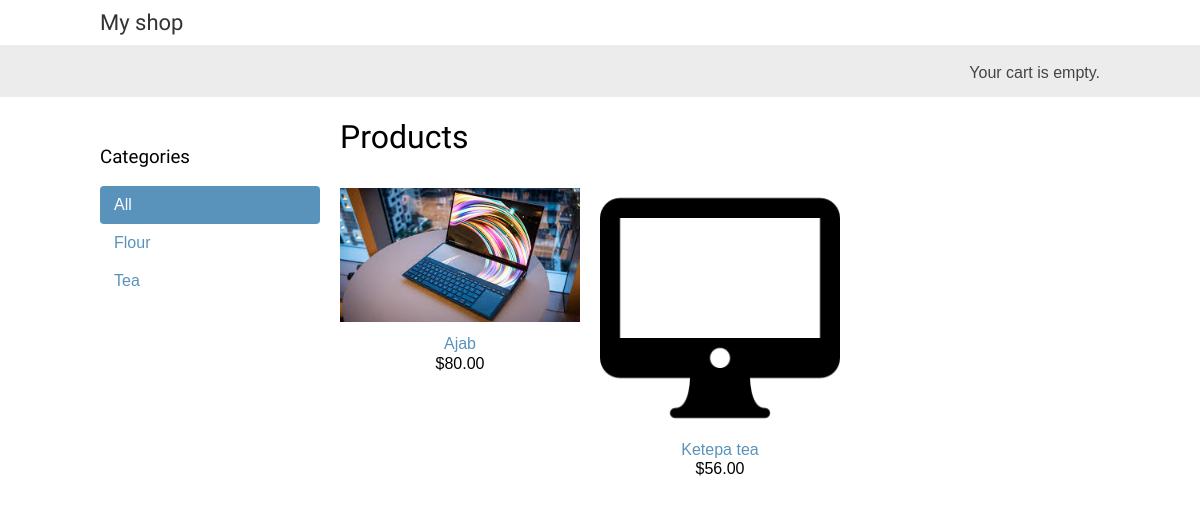
The page / on the database its author committed.
### shop/models.py (models this page shows, shortened)
class Category(models.Model):
    name = models.CharField(max_length=200)
    slug = models.SlugField(max_length=200, unique=True)
    class Meta:
        ordering = ['name']
        indexes = [
            models.Index(fields=['name']),
        ]
        verbose_name = 'category'
        verbose_name_plural = 'categories'
    def get_absolute_url(self):
        return reverse('shop:product_list_by_category', args=[self.slug])

class Product(models.Model):
    category = models.ForeignKey(Category, related_name='products', on_delete=models.CASCADE)
    name = models.CharField(max_length=200)
    slug = models.SlugField(max_length=200)
    image = models.ImageField(upload_to='products/%Y/%m/%d', blank=True)
    description = models.TextField(blank=True)
    price = models.DecimalField(max_digits=10, decimal_places=2)
    available = models.BooleanField(default=True)
    created = models.DateTimeField(auto_now_add=True)
    updated = models.DateTimeField(auto_now=True)
    class Meta:
        ordering = ['name']
    indexes = [
        models.Index(fields=['id', 'slug']),
        models.Index(fields=['name']),
        models.Index(fields=['-created']),
    ]
    def get_absolute_url(self):
        return reverse('shop:product_detail', args=[self.id, self.slug])

### shop/views.py (the view)
# urls.py: path('', views.product_list, name='product_list'),
def product_list(request, category_slug=None):
    category = None
    categories = Category.objects.all()
    products = Product.objects.filter(available=True)
    if category_slug:
        category = get_object_or_404(Category, slug=category_slug)
        products = products.filter(category=category)
    context = {'category': category,
               'categories': categories,
               'products': products
               }
    return render(request, 'shop/product/list.html', context)

### cart/cart.py (called while the page is built)
    def __len__(self):
        return sum(item['quantity'] for item in self.cart.values())

### cart/context_processors.py (called while the page is built)
def cart(request):
    return {'cart': Cart(request)}

### templates/shop/product/list.html (shortened to what this page needs)
{% extends "shop/base.html" %}
{% load static %}
{% block content %}
    <div id="sidebar">
        <h3>Categories</h3>
        <ul>
            <li {% if not category %}class="selected"{% endif %}>
                <a href="{% url "shop:product_list" %}">All</a>
            </li>
            {% for c in categories %}
                <li >
                    <a href="{{ c.get_absolute_url }}">{{ c.name }}</a>
                </li>
            {% endfor %}
        </ul>
    </div>
    <div id="main" class="product-list">
        <h1>{% if category %}{{ category.name }}{% else %}Products
        {% endif %}</h1>
        {% for product in products %}
            <div class="item">
                <a href="{{ product.get_absolute_url }}">
                    <img src="
                            {% if product.image %}{{ product.image.url }}{% else %}{% static "img/no_image.png" %}{% endif %}">
                </a>
                <a href="{{ product.get_absolute_url }}">{{ product.name }}</a>
                <br>
                ${{ product.price }}
            </div>
        {% endfor %}
    </div>
{% endblock %}

### templates/shop/base.html (shortened to what this page needs)
{% load static %}
<!DOCTYPE html>
<html>
<head>
    <link href="{% static "css/base.css" %}" rel="stylesheet">
</head>
<body>
<div id="header">
    <a href="/" class="logo">My shop</a>
</div>
<div id="subheader">
    <div class="cart">
        {% with total_items=cart|length %}
            {% if total_items > 0 %}
                Your cart:
                <a href="{% url "cart:cart_detail" %}">
                    {{ total_items }} item{{ total_items|pluralize }},
                    ${{ cart.get_total_price }}
                </a>
            {% elif not order %}
                Your cart is empty.
            {% endif %}
        {% endwith %}
    </div>
</div>
<div id="content">
    {% block content %}
    {% endblock %}
</div>
</body>
</html>

### static/css/base.css (style rules this page uses)
body { margin: 0; padding: 0; font-family: helvetica, sans-serif; }
h1, h2, h3, h4, h5, h6 { font-family: 'Ubuntu', sans-serif; font-weight: normal; }
a { text-decoration: none; color: #5993bb; }
#header { padding: 10px 100px; font-size: 18px; overflow: auto; }
#subheader { background: #ececec; color: #444; padding: 15px 100px; overflow: auto; }
#header .logo { font-family: 'Ubuntu', sans-serif; float: left; color: #333; font-size: 22px; margin-right: 10%; }
#subheader .cart { float: right; padding-top: 4px; }
#content { padding: 0 100px; overflow: hidden; }
#sidebar { width: 220px; padding: 30px 20px 0 0; float: left; }
#sidebar ul { margin: 0; padding: 0; }
#sidebar ul li { margin: 0; list-style: none; padding: 10px 14px; }
#sidebar ul li a { display: block; }
#sidebar ul li.selected { background: #5993bb; border-radius: 4px; }
#sidebar ul li.selected a { color: #fff; }
#main { float: left; width: 96%; margin-right: -220px; overflow: hidden; }
.product-list .item { width: 25%; padding: 10px 20px 10px 0; float: left; text-align: center; line-height: 1.2; }
.product-list .item img { width: 100%; margin-bottom: 8px; }

### rows shown on the page
Category: name "Flour"
Category: name "Tea"
Product: image (picture), name "Ajab", price "80.00"
Product: image (picture), name "Ketepa tea", price "56.00"
